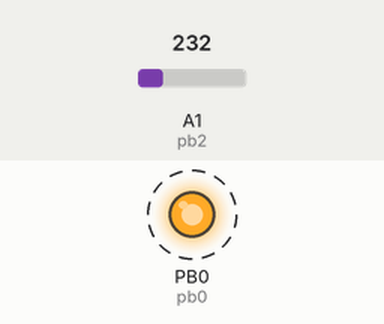
Simulated run of this sketch. Board: ATtiny85, built with avr-gcc and run on an emulated ATtiny85. On the bench: output pins drawn as LEDs (lit = HIGH). Dashed ring = blinking. The inputs (shaded band) are chosen by the test bench; at power-on: A1 (pb2) = 232.

Above: at 1.25 s.
1.3 s: A1 (pb2) set to 215
4.3 s: A1 (pb2) set to 205
At 5.2 s:
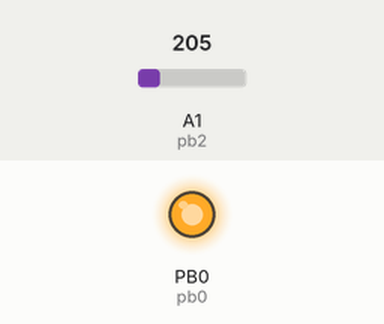
5.8 s: A1 (pb2) set to 250
At 6.05 s:
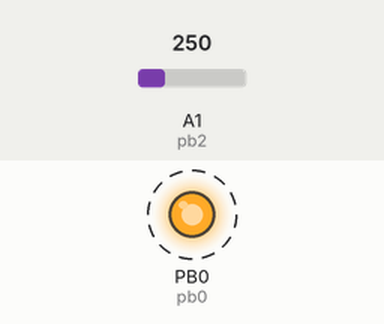
8.8 s: A1 (pb2) set to 201
At 9.6 s:
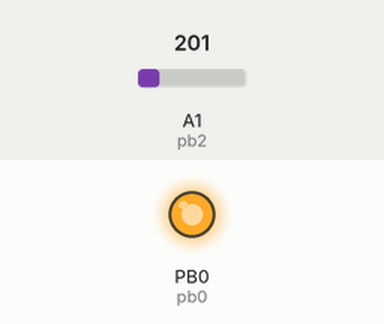
Timing chart, 0 to 11.3 s (numbered marks = the images above; inputs shaded):
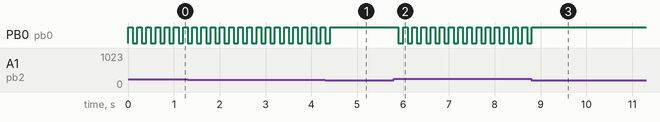

The sketch:

thermometer.ino
```cpp
int pb0 = 0;                 // LED pin (digital output)
#define pb2 A1              // TMP36 sensor analog input
double realdegree;          // stores calculated temperature in Celsius

void setup() {
  pinMode(pb0, OUTPUT);     // LED pin as output
  realdegree = 0.0;
}

void loop() {
  int degree;
  degree = analogRead(pb2);                      // Read analog value from TMP36
  realdegree = (double)degree / 1024;            // Normalize to 0–1
  realdegree *= 5;                               // Scale to 0–5V
  realdegree -= 0.5;                             // TMP36 offset: 0.5V at 0°C
  realdegree *= 100;                             // Convert to °C
  realdegree = (9.0 / 5) * realdegree + 32;      // Convert °C to °F

  if (realdegree >= 40 && realdegree <= 68) {
    digitalWrite(pb0, HIGH);
    delay(1000);
    digitalWrite(pb0, LOW);
    delay(1000);
  } else if (realdegree >= 70 && realdegree <= 116) {
    digitalWrite(pb0, HIGH);
    delay(500);
    digitalWrite(pb0, LOW);
    delay(500);
  } else if (realdegree >= 123 && realdegree <= 238) {
    digitalWrite(pb0, HIGH);
    delay(100);
    digitalWrite(pb0, LOW);
    delay(100);
  } else {
    digitalWrite(pb0, HIGH);  // Always ON
  }
}
```

Measured:
- the behaviour switches between 206 and 205 on A1 (pb2) (found by bisection; images 0 and 1)
- after the input at 4.3 s, PB0 (pb0): goes on until 4.4 s, then stays HIGH
- after the input at 5.8 s, PB0 (pb0): alternates HIGH for 0.10 s and LOW for 0.10 s, starting after 0.10 s
- after the input at 8.8 s, PB0 (pb0): goes on until 8.8 s, then stays HIGH
- by itself, PB0 (pb0): alternates HIGH for 0.10 s and LOW for 0.10 s
